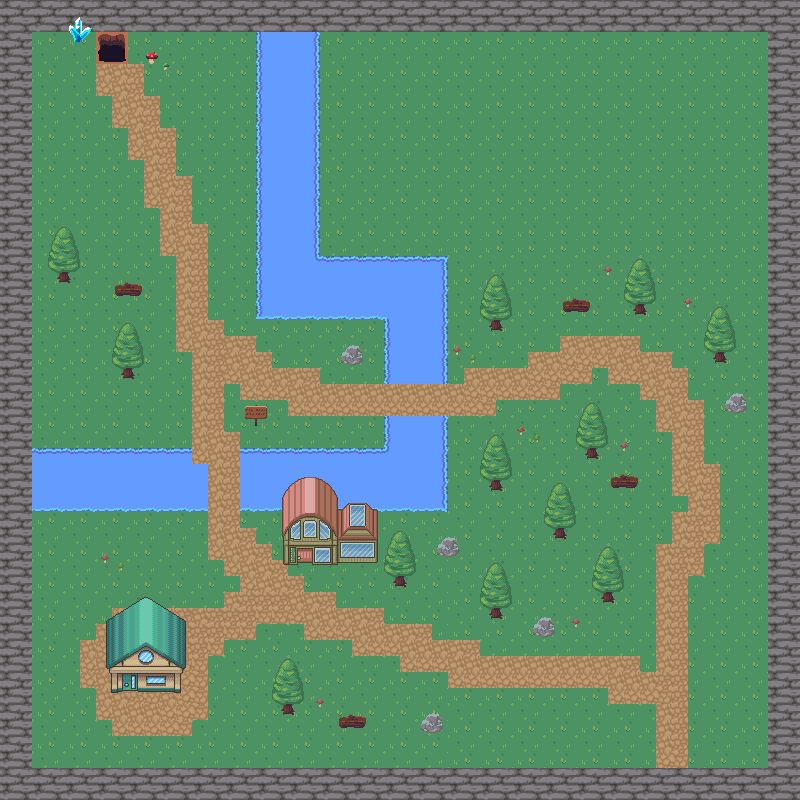

A 2D game scene composited from a Tiled map and its tileset images. What follows is a short description and the map's XML, with each tile layer's data collapsed to a summary:
An orthogonal 50x50 tile map with 16x16 px tiles, 7 tile layers (background, walls, water, path, ...), 3 tilesets and 42 objects (35x collision, 2x enter_house, player, enter_house_exit, exit_house2, ...).

<map version="1.5" tiledversion="1.7.2" orientation="orthogonal" renderorder="right-down" width="50" height="50" tilewidth="16" tileheight="16" infinite="0" nextlayerid="9" nextobjectid="46">
 <tileset firstgid="1" source="map/natur.tsx" />
 <tileset firstgid="721" source="map/house.tsx" />
 <tileset firstgid="1496" source="map/dungeon.tsx" />
 <layer id="1" name="background" width="50" height="50">
  <data>[2500 cells, 2500 non-empty, 20 distinct tile ids]</data>
 </layer>
 <layer id="2" name="walls" width="50" height="50">
  <data>[2500 cells, 384 non-empty, 4 distinct tile ids]</data>
 </layer>
 <layer id="3" name="water" width="50" height="50">
  <data>[2500 cells, 240 non-empty, 26 distinct tile ids]</data>
 </layer>
 <layer id="4" name="path" width="50" height="50">
  <data>[2500 cells, 344 non-empty, 4 distinct tile ids]</data>
 </layer>
 <layer id="6" name="decorations" width="50" height="50">
  <data>[2500 cells, 172 non-empty, 28 distinct tile ids]</data>
 </layer>
 <layer id="7" name="house" width="50" height="50">
  <data>[2500 cells, 91 non-empty, 91 distinct tile ids]</data>
 </layer>
 <objectgroup id="5" name="Objects">
  <object id="1" name="player" x="205.333" y="342.667">
   <point />
  </object>
  <object id="3" type="collision" x="1" y="-3" width="800" height="34" />
  <object id="5" type="collision" x="767" y="31" width="32" height="769" />
  <object id="6" type="collision" x="1" y="769" width="763" height="28" />
  <object id="7" type="collision" x="0" y="31" width="33" height="736" />
  <object id="8" type="collision" x="256" y="32" width="64" height="285" />
  <object id="9" type="collision" x="320" y="256" width="127" height="63" />
  <object id="10" type="collision" x="385.5" y="320" width="61" height="63" />
  <object id="11" type="collision" x="385.5" y="416" width="61.5" height="95" />
  <object id="12" type="collision" x="240.5" y="449.5" width="144.5" height="61" />
  <object id="13" type="collision" x="33.5" y="448.5" width="158.5" height="61.5" />
  <object id="14" type="collision" x="192.5" y="464.5" width="14.5" height="46.5" />
  <object id="15" type="collision" x="122" y="367.25" width="12.25" height="12.5" />
  <object id="16" type="collision" x="56.75" y="270" width="15.75" height="15" />
  <object id="17" type="collision" x="278.545" y="702.364" width="18.9091" height="14" />
  <object id="18" type="collision" x="393.5" y="576" width="14.25" height="12.125" />
  <object id="19" type="collision" x="487.333" y="605.333" width="18.6667" height="17.3333" />
  <object id="20" type="collision" x="600" y="590" width="14.6667" height="15.3333" />
  <object id="21" type="collision" x="553.333" y="527.333" width="14" height="13.3333" />
  <object id="22" type="collision" x="490" y="479.333" width="12.6667" height="14.6667" />
  <object id="23" type="collision" x="586.667" y="446" width="12.6667" height="14" />
  <object id="24" type="collision" x="487.333" y="319.333" width="17.3333" height="13.3333" />
  <object id="25" type="collision" x="634" y="303.333" width="11.3333" height="14" />
  <object id="26" type="collision" x="713.333" y="352.667" width="13.3333" height="12" />
  <object id="27" type="collision" x="114" y="284.5" width="28.25" height="12" />
  <object id="28" type="collision" x="255" y="419.125" width="2" height="7.125" />
  <object id="29" type="collision" x="340.909" y="352.455" width="22.8182" height="12.6364" />
  <object id="30" type="collision" x="339" y="716.091" width="27.2727" height="12.1818" />
  <object id="31" type="collision" x="418.25" y="721.25" width="26.25" height="12.75" />
  <object id="32" type="collision" x="533.5" y="625.5" width="22.5" height="12" />
  <object id="33" type="collision" x="437.5" y="543.5" width="24" height="13.5" />
  <object id="34" type="collision" x="609" y="476" width="30.5" height="12.5" />
  <object id="35" type="collision" x="563" y="300.5" width="27.5" height="13" />
  <object id="36" type="collision" x="723" y="401" width="25.5" height="12" />
  <object id="37" type="collision" x="285" y="524" width="89" height="36" />
  <object id="39" type="collision" x="112" y="660.091" width="66" height="28.9091" />
  <object id="40" name="enter_house" x="122.545" y="673.818" width="14.3636" height="22.9091" />
  <object id="41" name="enter_house_exit" x="129.272" y="730.546">
   <point />
  </object>
  <object id="42" name="exit_house2" x="303.25" y="595.5">
   <point />
  </object>
  <object id="43" name="enter_house" x="298" y="549" width="14" height="19.75" />
  <object id="44" name="enter_dungeon" x="95.6667" y="31.3333" width="32.3333" height="33" />
  <object id="45" name="dungeon_exit_spawn" x="120" y="93">
   <point />
  </object>
 </objectgroup>
 <layer id="8" name="dungeon" width="50" height="50">
  <data>[2500 cells, 12 non-empty, 12 distinct tile ids]</data>
 </layer>
</map>
